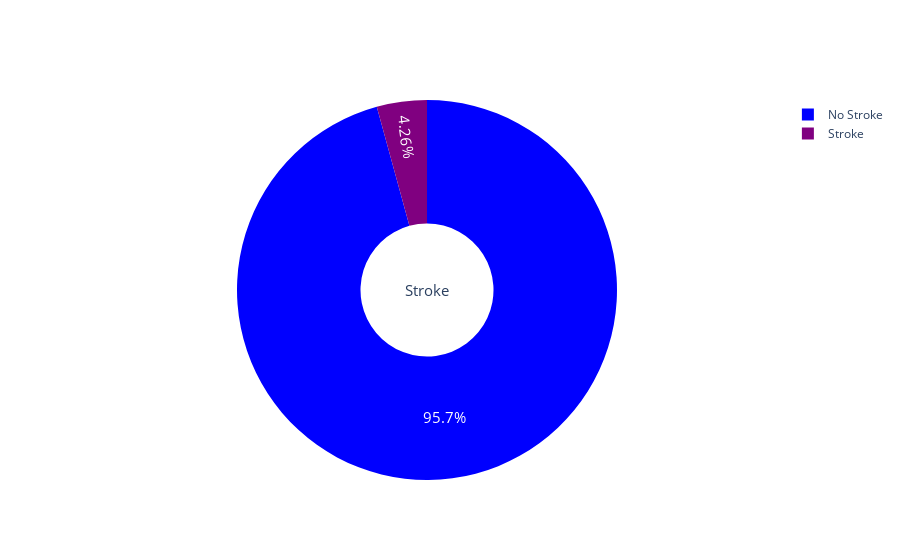

Here is the notebook cell this chart was saved with:
### Markdown cell above
## Data Visualization: Pie Plot
This pie plot provides a visual representation of the proportion of patients in the dataset who experienced a stroke compared to those who did not. The data reveals that a significant majority, 95.74%, of the patients did not have a stroke, while only 4.26% had experienced a stroke. This visualization highlights the distribution of stroke occurrences within the patient population, offering an immediate visual understanding of the prevalence of strokes in the dataset.

### Code cell
labels = ['No Stroke','Stroke']
values = df_encoded['Stroke'].value_counts()
colors = ['blue', 'purple']
fig = go.Figure(data=[go.Pie(labels=labels, values=values, hole=.35)])
fig.update_traces(hoverinfo='label+value',textfont_size=15,marker=dict(colors=colors))
fig.update_layout(annotations=[dict(text='Stroke', font_size=15, showarrow=False)])
fig.show()

### Figure 1 — Plotly figure (JSON) as saved in the notebook; plotly's stock layout.template omitted (floating-point values rounded to 4 significant figures)
{"data": [{"hole": 0.35, "hoverinfo": "label+value", "labels": ["No Stroke", "Stroke"], "marker": {"colors": ["blue", "purple"]}, "textfont": {"size": 15}, "type": "pie", "values": [4699, 209]}], "layout": {"annotations": [{"font": {"size": 15}, "showarrow": false, "text": "Stroke"}]}}
